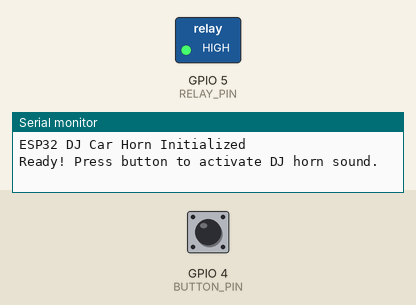
Simulated run of this program. Board: ESP32. Shown: switched loads named in the program (green lamp = pin HIGH), the last lines printed to the serial monitor. Inputs (shaded band) come from the test bench; at power-on: GPIO 4 (BUTTON_PIN) HIGH.

Above: at 1.2 s.
1.3 s: GPIO 4 (BUTTON_PIN) pulled LOW for 0.15 s
At 2.8 s:
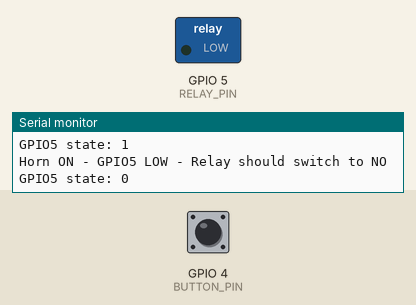
4.4 s: GPIO 4 (BUTTON_PIN) pulled LOW for 1 s
At 7.1 s:
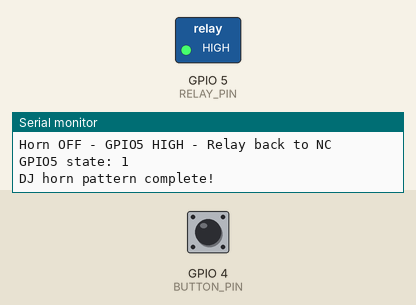
7.4 s: GPIO 4 (BUTTON_PIN) pulled LOW for 3.2 s
At 8.9 s:
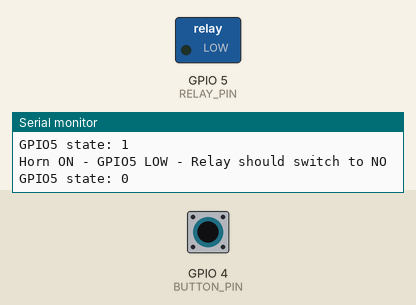
Timing chart, 0 to 10.6 s (numbered marks = the images above; inputs shaded):
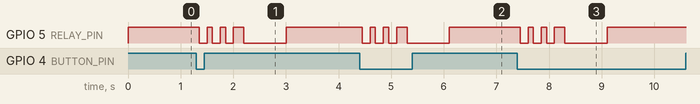

Measured:
- after the input at 1.3 s, GPIO 5 (RELAY_PIN): HIGH → LOW after 0.05 s, → HIGH 0.15 s later, → LOW 0.10 s later, → HIGH 0.15 s later, … (8 changes in this stretch)
- after the input at 4.4 s, GPIO 5 (RELAY_PIN): HIGH → LOW after 0.05 s, → HIGH 0.15 s later, → LOW 0.10 s later, → HIGH 0.15 s later, … (8 changes in this stretch)
- after the input at 7.4 s, GPIO 5 (RELAY_PIN): HIGH → LOW after 0.05 s, → HIGH 0.15 s later, → LOW 0.10 s later, → HIGH 0.15 s later, … (8 changes in this stretch)

The program:

main.cpp
```cpp
// (licence header left out)
#include <Arduino.h>

// Function declarations
void checkButton();
void startHornPattern();
void handleHornPattern();
void activateHorn();
void deactivateHorn();
void endHornPattern();

// Pin definitions
const int BUTTON_PIN = 4;    // Momentary button input
const int RELAY_PIN = 5;     // Relay control output

// Button debouncing variables
unsigned long lastDebounceTime = 0;
unsigned long debounceDelay = 50;
int lastButtonState = HIGH;
int buttonState = HIGH;
bool lastButtonReading = HIGH;

// Horn pattern timing (in milliseconds)
const int SHORT_BEEP = 150;     // Duration of short beeps
const int LONG_BEEP = 800;      // Duration of long beep
const int BEEP_PAUSE = 100;     // Pause between beeps
const int PATTERN_PAUSE = 200;  // Pause before long beep
const int COOLDOWN = 1000;      // Cooldown after full pattern

// Horn pattern state
bool hornActive = false;
unsigned long patternStartTime = 0;
int currentBeep = 0;
bool inCooldown = false;

void setup() {
  // Initialize serial communication for debugging
  Serial.begin(115200);
  Serial.println("ESP32 DJ Car Horn Initialized");

  // Configure pins
  pinMode(BUTTON_PIN, INPUT_PULLUP);  // Enable internal pull-up resistor
  pinMode(RELAY_PIN, OUTPUT);

  // Ensure relay is off initially (HIGH keeps relay off)
  digitalWrite(RELAY_PIN, HIGH);

  Serial.println("Ready! Press button to activate DJ horn sound.");
}

void loop() {
  // Read button with debouncing
  checkButton();

  // Handle horn pattern if active
  if (hornActive) {
    handleHornPattern();
  }
}

void checkButton() {
  // Read the button state
  bool reading = digitalRead(BUTTON_PIN);

  // Check if button state has changed (for debouncing)
  if (reading != lastButtonReading) {
    lastDebounceTime = millis();
  }

  // If enough time has passed, consider the reading stable
  if ((millis() - lastDebounceTime) > debounceDelay) {
    // If button state has actually changed
    if (reading != buttonState) {
      buttonState = reading;

      // If button is pressed (LOW due to pull-up) and horn is not active
      if (buttonState == LOW && !hornActive && !inCooldown) {
        startHornPattern();
      }
    }
  }

  lastButtonReading = reading;
}

void startHornPattern() {
  Serial.println("Starting DJ horn pattern!");
  hornActive = true;
  patternStartTime = millis();
  currentBeep = 0;
  activateHorn();
}

void handleHornPattern() {
  unsigned long elapsed = millis() - patternStartTime;

  switch (currentBeep) {
    case 0: // First short beep
      if (elapsed >= SHORT_BEEP) {
        deactivateHorn();
        patternStartTime = millis();
        currentBeep++;
      }
      break;

    case 1: // Pause after first beep
      if (elapsed >= BEEP_PAUSE) {
        activateHorn();
        patternStartTime = millis();
        currentBeep++;
      }
      break;

    case 2: // Second short beep
      if (elapsed >= SHORT_BEEP) {
        deactivateHorn();
        patternStartTime = millis();
        currentBeep++;
      }
      break;

    case 3: // Pause after second beep
      if (elapsed >= BEEP_PAUSE) {
        activateHorn();
        patternStartTime = millis();
        currentBeep++;
      }
      break;

    case 4: // Third short beep
      if (elapsed >= SHORT_BEEP) {
        deactivateHorn();
        patternStartTime = millis();
        currentBeep++;
      }
      break;

    case 5: // Pause before long beep
      if (elapsed >= PATTERN_PAUSE) {
        activateHorn();
        patternStartTime = millis();
        currentBeep++;
      }
      break;

    case 6: // Long beep
      if (elapsed >= LONG_BEEP) {
        deactivateHorn();
        endHornPattern();
      }
      break;
  }
}

void activateHorn() {
  digitalWrite(RELAY_PIN, LOW);   // Activate relay (LOW triggers most relay modules)
  Serial.println("Horn ON - GPIO5 LOW - Relay should switch to NO");
  Serial.print("GPIO5 state: ");
  Serial.println(digitalRead(RELAY_PIN));
}

void deactivateHorn() {
  digitalWrite(RELAY_PIN, HIGH);  // Deactivate relay (HIGH releases relay)
  Serial.println("Horn OFF - GPIO5 HIGH - Relay back to NC");
  Serial.print("GPIO5 state: ");
  Serial.println(digitalRead(RELAY_PIN));
}

void endHornPattern() {
  Serial.println("DJ horn pattern complete!");
  hornActive = false;
  inCooldown = true;

  // Start cooldown timer to prevent rapid triggering
  delay(COOLDOWN);
  inCooldown = false;
  Serial.println("Ready for next activation.");
}
```
